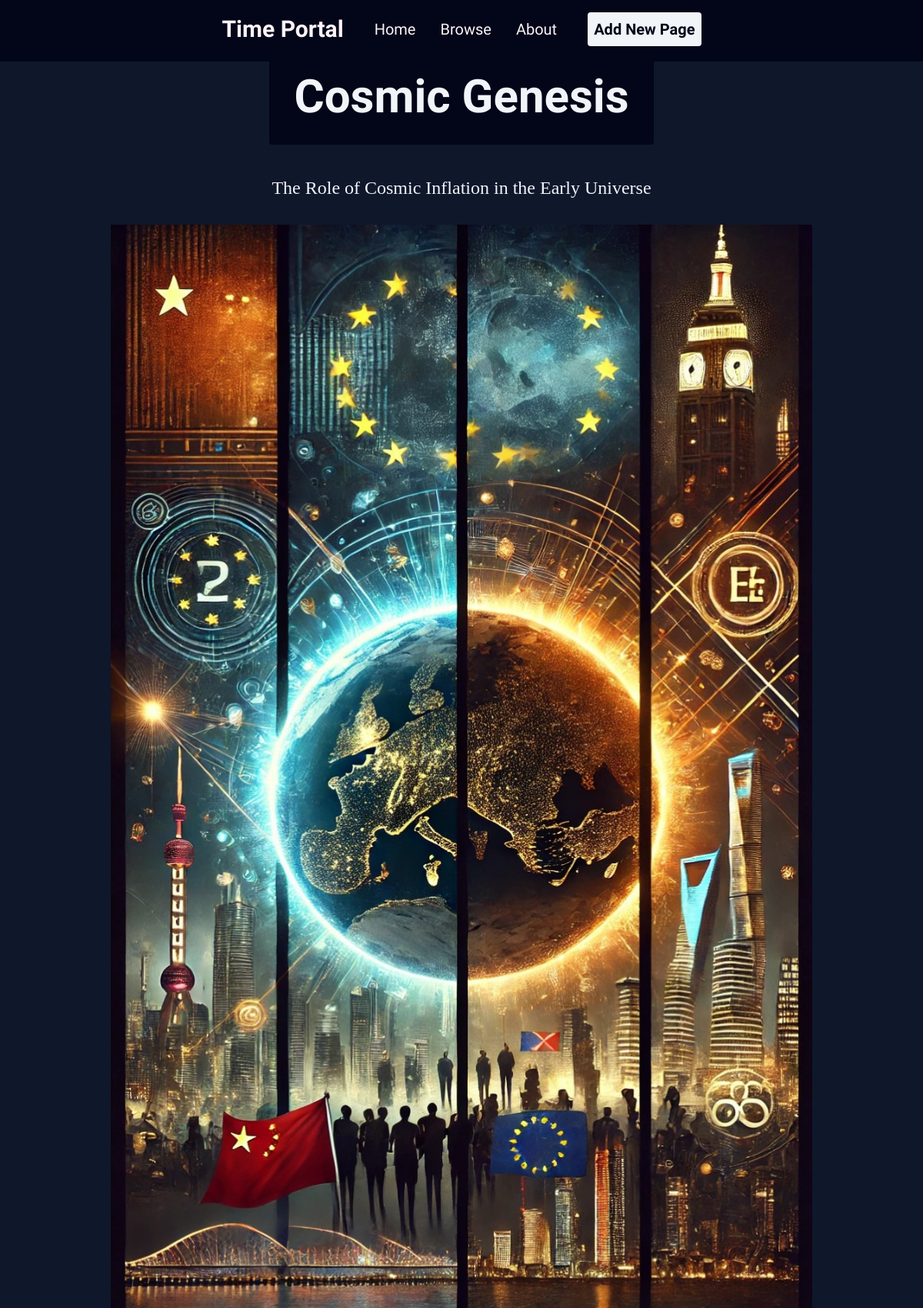
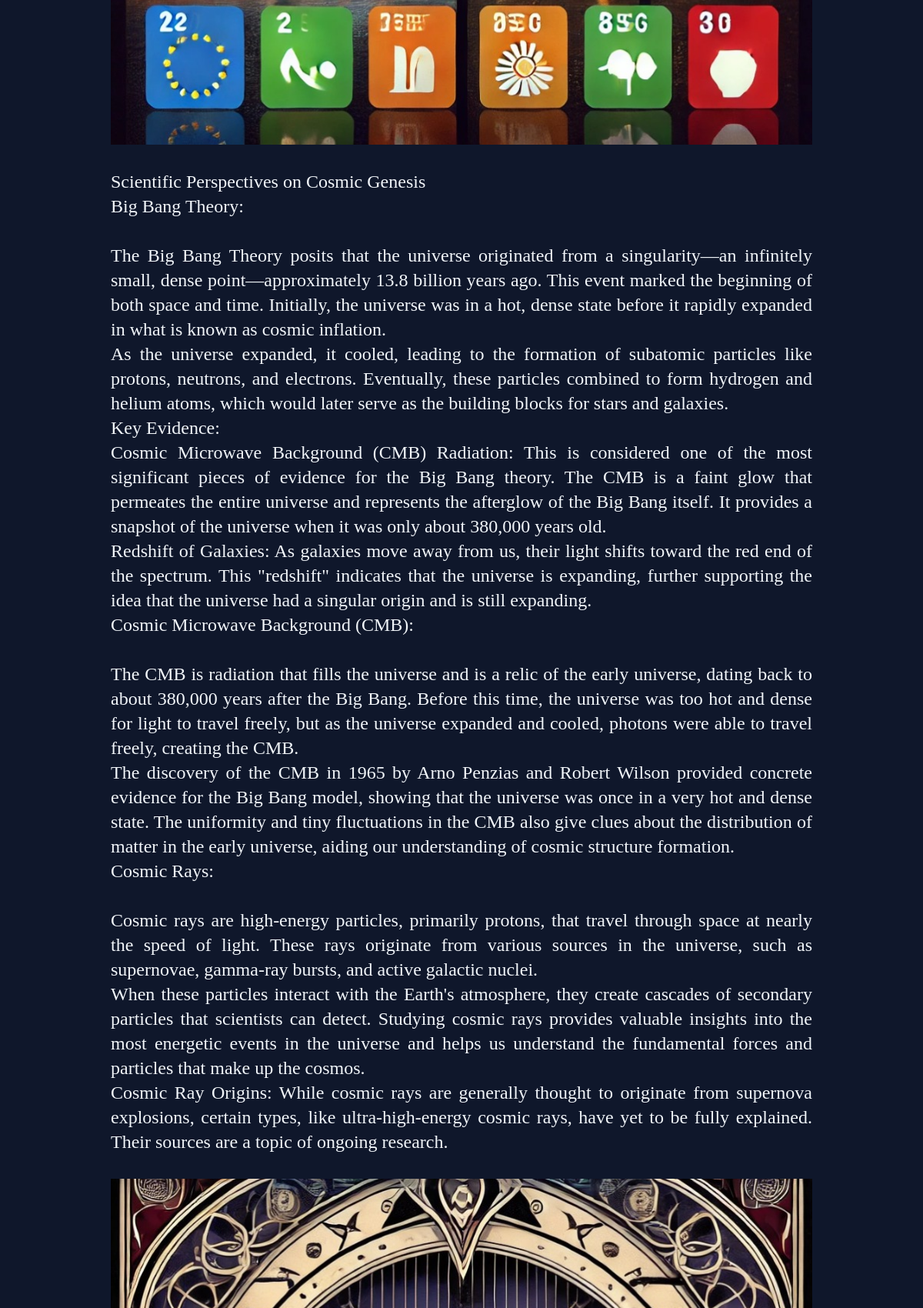
The page /page.php?id=3 (upper part) on the database its author committed (2 pictures, top to bottom).
### tables this page shows
CREATE TABLE pages (id INTEGER PRIMARY KEY AUTOINCREMENT, title TEXT NOT NULL, subtitle TEXT NOT NULL, content1 TEXT NOT NULL, content2 TEXT, image1 TEXT, image2 TEXT, created_at TIMESTAMP DEFAULT CURRENT_TIMESTAMP);

### page.php (the view, shortened to what this page needs)
<?php
include 'includes/config.php';
include_once 'includes/header.inc.php';
$id = intval($_GET['id']);
$result = $db->querySingle("SELECT * FROM pages WHERE id = $id", true);
?>
<div class="flex flex-col justify-center items-center sm:w-full sm:p-6 md:size-[80%] text-2xl transition-all duration-500">
    <div class="font-['MedievalSharp'] text-6xl m-10 font-extrabold bg-slate-950 p-8 rounded hover:scale-125 transition-all duration-500">
        <h1 class="text-center"><?= htmlspecialchars($result['title']) ?></h1>
    </div>
    <div>
        <p class="text-justify"><?= nl2br(htmlspecialchars($result['subtitle'])) ?></p>
    </div>
    <?php if ($result['image1']): ?>
        <div class="flex justify-center items-center">
            <img src="uploads/<?= htmlspecialchars($result['image1']) ?>" class="w-full h-full m-8">
        </div>
    <?php endif; ?>
    <div>
        <p class="text-justify"><?= nl2br(htmlspecialchars($result['content1'])) ?></p>
    </div>
    <?php if ($result['image2']): ?>
        <div class="flex justify-center items-center">
            <img src="uploads/<?= htmlspecialchars($result['image2']) ?>" class="w-full h-full m-8">
        </div>
    <?php endif; ?>
</div>
</body>
</html>

### rows shown on the page
pages: title "Cosmic Genesis", subtitle "The Role of Cosmic Inflation in the Early Universe", image1 (picture), content1 "Scientific Perspectives on Cosmic Genesis Big Bang Theory: The Big Bang Theory posits that the universe originated from a singularity—an infinitely small, dense point—approximately 13.8 billion years ago. This event marked the beginning of both space and time. Initially, the universe was in a hot, dense state before it rapidly expanded in what is known as cosmic inflation. As the universe expanded, it cooled, leading to the formation of subatomic particles like protons, neutrons, and electrons. Eventually, these particles combined to form hydrogen and helium atoms, which would later serve as the building blocks for stars and galaxies. Key Evidence: Cosmic Microwave Background (CMB)…", image2 (picture)
